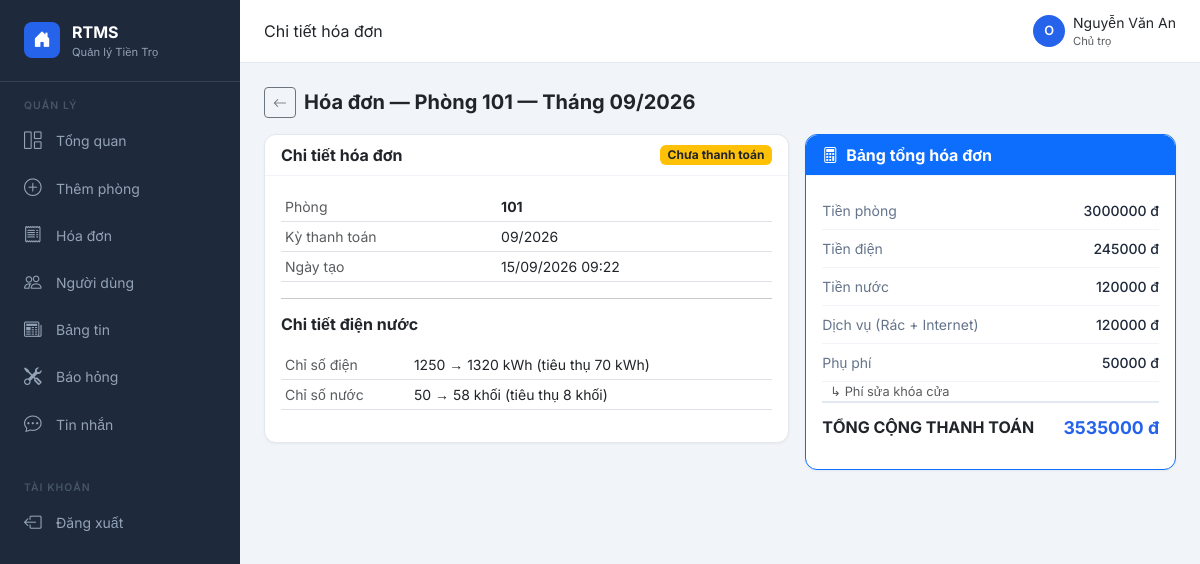
Screenshot of /invoices/2/ (signed in) with the database file from the repository.
### rooms/models.py (models this page shows, shortened)
class Invoice(models.Model):
    room = models.ForeignKey(
        Room, on_delete=models.CASCADE,
        related_name='invoices',
        verbose_name='Phòng'
    )
    billing_month = models.DateField(verbose_name='Kỳ thanh toán (tháng)')
    old_electricity = models.DecimalField(
        max_digits=12, decimal_places=2,
        verbose_name='Chỉ số điện cũ (kWh)'
    )
    new_electricity = models.DecimalField(
        max_digits=12, decimal_places=2,
        verbose_name='Chỉ số điện mới (kWh)'
    )
    old_water = models.DecimalField(
        max_digits=12, decimal_places=2,
        verbose_name='Chỉ số nước cũ (khối)'
    )
    new_water = models.DecimalField(
        max_digits=12, decimal_places=2,
        verbose_name='Chỉ số nước mới (khối)'
    )
    base_rent = models.DecimalField(max_digits=12, decimal_places=2, verbose_name='Tiền phòng')
    electricity_price = models.DecimalField(max_digits=12, decimal_places=2, verbose_name='Đơn giá điện')
    water_price = models.DecimalField(max_digits=12, decimal_places=2, verbose_name='Đơn giá nước')
    trash_price = models.DecimalField(max_digits=12, decimal_places=2, verbose_name='Phí rác')
    internet_price = models.DecimalField(max_digits=12, decimal_places=2, verbose_name='Phí internet')
    extra_fee = models.DecimalField(
        max_digits=12, decimal_places=2,
        default=0,
        verbose_name='Phụ phí'
    )
    extra_fee_reason = models.TextField(blank=True, verbose_name='Lý do phụ phí')
    total_amount = models.DecimalField(
        max_digits=14, decimal_places=0,
        verbose_name='Tổng cộng thanh toán (đ)'
    )
    status = models.CharField(
        max_length=10,
        choices=INVOICE_STATUS_CHOICES,
        default='nhap',
        verbose_name='Trạng thái'
    )
    created_at = models.DateTimeField(auto_now_add=True)
    updated_at = models.DateTimeField(auto_now=True)
    def get_electricity_cost(self):
        return (self.new_electricity - self.old_electricity) * self.electricity_price
    def get_water_cost(self):
        return (self.new_water - self.old_water) * self.water_price
    def get_service_cost(self):
        return self.trash_price + self.internet_price
    class Meta:
        verbose_name = 'Hóa đơn'
        verbose_name_plural = 'Danh sách hóa đơn'
        unique_together = [('room', 'billing_month')]
        ordering = ['-billing_month']

class Room(models.Model):
    name = models.CharField(
        max_length=10,
        unique=True,
        verbose_name='Tên phòng',
        validators=[RegexValidator(r'^\d+$', 'Tên phòng chỉ được chứa số')]
    )
    floor = models.IntegerField(
        verbose_name='Tầng',
        validators=[MinValueValidator(0)]
    )
    area = models.DecimalField(
        max_digits=12, decimal_places=2,
        verbose_name='Diện tích (m²)'
    )
    max_occupancy = models.IntegerField(
        default=1,
        validators=[MinValueValidator(1)],
        verbose_name='Số người tối đa'
    )
    amenities = models.TextField(
        blank=True, default='[]',
        verbose_name='Tiện nghi'
    )
    base_rent = models.DecimalField(
        max_digits=12, decimal_places=2,
        validators=[MinValueValidator(0)],
        verbose_name='Giá thuê (đ/tháng)'
    )
    electricity_price = models.DecimalField(
        max_digits=12, decimal_places=2,
        validators=[MinValueValidator(0)],
        verbose_name='Đơn giá điện (đ/kWh)'
    )
    water_price = models.DecimalField(
        max_digits=12, decimal_places=2,
        validators=[MinValueValidator(0)],
        verbose_name='Đơn giá nước (đ/m³)'
    )
    trash_price = models.DecimalField(
        max_digits=12, decimal_places=2,
        validators=[MinValueValidator(0)],
        verbose_name='Phí rác (đ/tháng)'
    )
    internet_price = models.DecimalField(
        max_digits=12, decimal_places=2,
        validators=[MinValueValidator(0)],
        verbose_name='Phí internet (đ/tháng)'
    )
    current_electricity = models.DecimalField(
        max_digits=12, decimal_places=2,
        null=True, blank=True, default=0,
        verbose_name='Chỉ số điện hiện tại (kWh)'
    )
    current_water = models.DecimalField(
        max_digits=12, decimal_places=2,
        null=True, blank=True, default=0,
        verbose_name='Chỉ số nước hiện tại (khối)'
    )
    status = models.CharField(
        max_length=20,
        choices=ROOM_STATUS_CHOICES,
        default='trong',
        verbose_name='Trạng thái'
    )
    owner = models.ForeignKey(
        User, on_delete=models.CASCADE,
        related_name='rooms',
        verbose_name='Chủ trọ'
    )
    created_at = models.DateTimeField(auto_now_add=True)
    updated_at = models.DateTimeField(auto_now=True)
    class Meta:
        verbose_name = 'Phòng trọ'
        verbose_name_plural = 'Danh sách phòng'
        ordering = ['name']

### rooms/views.py (the view)
# urls.py: path('invoices/<int:invoice_id>/', views.invoice_detail, name='invoice_detail'),
@login_required
def invoice_detail(request, invoice_id):
    rooms = Room.objects.filter(owner=request.user)
    invoice = get_object_or_404(Invoice, id=invoice_id, room__in=rooms)
    context = {'invoice': invoice}
    return render(request, 'rooms/invoice_detail.html', context)

### accounts/models.py (called while the page is built)
    def is_owner(self):
        return self.role == 'owner'

### rooms/templatetags/room_tags.py (called while the page is built)
@register.filter
def subtract(value, arg):
    try:
        return Decimal(str(value)) - Decimal(str(arg))
    except Exception:
        return 0

### templates/rooms/invoice_detail.html (shortened to what this page needs)
{% extends 'base.html' %}
{% load room_tags %}
{% block page_title %}Chi tiết hóa đơn{% endblock %}
{% block content %}
<div class="d-flex align-items-center gap-2 mb-3">
    <a href="{% url 'invoice_list' %}" class="btn btn-sm btn-outline-secondary">
        <i class="bi bi-arrow-left"></i>
    </a>
    <h5 class="mb-0 fw-bold">
        Hóa đơn — Phòng {{ invoice.room.name }} — Tháng {{ invoice.billing_month|date:"m/Y" }}
    </h5>
</div>
<div class="row g-3">
    <div class="col-md-7">
        <div class="card">
            <div class="card-header d-flex justify-content-between align-items-center">
                <span class="fw-bold">Chi tiết hóa đơn</span>
                {% if invoice.status == 'nhap' %}
                <span class="badge bg-secondary">Nháp</span>
                {% elif invoice.status == 'chua_tt' %}
                <span class="badge bg-warning text-dark">Chưa thanh toán</span>
                {% endif %}
            </div>
            <div class="card-body">
                <table class="table table-sm" style="font-size:0.875rem">
                    <tr><td class="text-muted">Phòng</td><td class="fw-bold">{{ invoice.room.name }}</td></tr>
                    <tr><td class="text-muted">Kỳ thanh toán</td><td>{{ invoice.billing_month|date:"m/Y" }}</td></tr>
                    <tr><td class="text-muted">Ngày tạo</td><td>{{ invoice.created_at|date:"d/m/Y H:i" }}</td></tr>
                </table>
                <hr>
                <h6 class="fw-bold mb-3">Chi tiết điện nước</h6>
                <table class="table table-sm" style="font-size:0.875rem">
                    <tr>
                        <td class="text-muted">Chỉ số điện</td>
                        <td>{{ invoice.old_electricity|floatformat:0 }} → {{ invoice.new_electricity|floatformat:0 }} kWh
                        (tiêu thụ {{ invoice.new_electricity|subtract:invoice.old_electricity|floatformat:0 }} kWh)</td>
                    </tr>
                    <tr>
                        <td class="text-muted">Chỉ số nước</td>
                        <td>{{ invoice.old_water|floatformat:0 }} → {{ invoice.new_water|floatformat:0 }} khối
                        (tiêu thụ {{ invoice.new_water|subtract:invoice.old_water|floatformat:0 }} khối)</td>
                    </tr>
                </table>
            </div>
        </div>
    </div>
    <div class="col-md-5">
        <div class="card border-primary">
            <div class="card-header bg-primary text-white fw-bold">
                <i class="bi bi-calculator me-2"></i>Bảng tổng hóa đơn
            </div>
            <div class="card-body">
                <div class="invoice-summary-row">
                    <span class="label">Tiền phòng</span>
                    <span class="amount">{{ invoice.base_rent|floatformat:0 }} đ</span>
                </div>
                <div class="invoice-summary-row">
                    <span class="label">Tiền điện</span>
                    <span class="amount">{{ invoice.get_electricity_cost|floatformat:0 }} đ</span>
                </div>
                <div class="invoice-summary-row">
                    <span class="label">Tiền nước</span>
                    <span class="amount">{{ invoice.get_water_cost|floatformat:0 }} đ</span>
                </div>
                <div class="invoice-summary-row">
                    <span class="label">Dịch vụ (Rác + Internet)</span>
                    <span class="amount">{{ invoice.get_service_cost|floatformat:0 }} đ</span>
                </div>
                <div class="invoice-summary-row">
                    <span class="label">Phụ phí</span>
                    <span class="amount">{{ invoice.extra_fee|floatformat:0 }} đ</span>
                </div>
                {% if invoice.extra_fee_reason %}
                <div class="text-muted small ps-2" style="font-size:0.8rem">↳ {{ invoice.extra_fee_reason }}</div>
                {% endif %}
                <div class="invoice-total-row">
                    <span>TỔNG CỘNG THANH TOÁN</span>
                    <span class="total-amount">{{ invoice.total_amount|floatformat:0 }} đ</span>
                </div>
            </div>
        </div>
    </div>
</div>
{% endblock %}

### templates/base.html (shortened to what this page needs)
<!DOCTYPE html>
<html lang="vi">
<head>
    <link href="https://cdn.jsdelivr.net/npm/bootstrap@5.3.0/dist/css/bootstrap.min.css" rel="stylesheet">
    <link href="https://cdn.jsdelivr.net/npm/bootstrap-icons@1.11.0/font/bootstrap-icons.css" rel="stylesheet">
</head>
<body>
    {% if user.is_authenticated %}
    <nav class="sidebar">
        <div class="sidebar-brand">
            <div class="brand-icon"><i class="bi bi-house-door-fill"></i></div>
            <div>
                <div class="brand-name">RTMS</div>
                <div class="brand-sub">Quản lý Tiền Trọ</div>
            </div>
        </div>
        <div class="sidebar-section-title">Quản lý</div>
        <ul class="nav flex-column">
            {% if user.profile.is_owner %}
                <li class="nav-item">
                    <a href="{% url 'dashboard' %}"
                        class="nav-link {% if request.resolver_match.url_name == 'dashboard' %}active{% endif %}">
                        <i class="bi bi-grid-1x2"></i> Tổng quan
                    </a>
                </li>
                <li class="nav-item">
                    <a href="{% url 'room_create' %}"
                        class="nav-link {% if request.resolver_match.url_name == 'room_create' %}active{% endif %}">
                        <i class="bi bi-plus-circle"></i> Thêm phòng
                    </a>
                </li>
                <li class="nav-item">
                    <a href="{% url 'invoice_list' %}"
                        class="nav-link {% if request.resolver_match.url_name == 'invoice_list' %}active{% endif %}">
                        <i class="bi bi-receipt"></i> Hóa đơn
                    </a>
                </li>
                <li class="nav-item">
                    <a href="{% url 'user_list' %}"
                        class="nav-link {% if request.resolver_match.url_name == 'user_list' %}active{% endif %}">
                        <i class="bi bi-people"></i> Người dùng
                    </a>
                </li>
            {% endif %}
            <li class="nav-item">
                <a href="{% url 'post_list' %}"
                    class="nav-link {% if request.resolver_match.url_name == 'post_list' %}active{% endif %}">
                    <i class="bi bi-newspaper"></i> Bảng tin
                </a>
            </li>
            <li class="nav-item">
                <a href="{% url 'maintenance_list' %}"
                    class="nav-link {% if request.resolver_match.url_name == 'maintenance_list' %}active{% endif %}">
                    <i class="bi bi-tools"></i> Báo hỏng
                </a>
            </li>
            <li class="nav-item">
                <a href="{% url 'chat_view' %}"
                    class="nav-link {% if request.resolver_match.url_name == 'chat_view' %}active{% endif %}">
                    <i class="bi bi-chat-dots"></i> Tin nhắn
                </a>
            </li>
        </ul>
        <div class="sidebar-section-title mt-3">Tài khoản</div>
        <ul class="nav flex-column">
            <li class="nav-item">
                <a href="{% url 'logout' %}" class="nav-link">
                    <i class="bi bi-box-arrow-left"></i> Đăng xuất
                </a>
            </li>
        </ul>
    </nav>
    <div class="main-content">
        <div class="top-bar">
            <div>
                <span class="fw-600 text-dark">{% block page_title %}Tổng quan{% endblock %}</span>
            </div>
            <div class="d-flex align-items-center gap-2">
                <div class="user-avatar">{{ user.username|first|upper }}</div>
                <div>
                    <div class="fw-500 small">{{ user.get_full_name|default:user.username }}</div>
                    <div class="text-muted" style="font-size:0.7rem">
                        {% if user.profile.is_owner %}
                            Chủ trọ
                        {% else %}
                            Người thuê
                        {% endif %}
                    </div>
                </div>
            </div>
        </div>
        <div class="page-content">
    {% else %}
    <div class="container mt-5">
    {% endif %}
        {% block content %}{% endblock %}
    {% if user.is_authenticated %}
        </div>
    </div>
    {% else %}
    </div>
    {% endif %}
</body>
</html>

### templates/base.html (style rules this page uses)
:root { --sidebar-width: 240px; --primary: #2563eb; --primary-dark: #1d4ed8; --sidebar-bg: #1e293b; --sidebar-text: #94a3b8; --sidebar-active: #2563eb; }
* { font-family: 'Inter', sans-serif; }
body { background: #f1f5f9; }
.sidebar { width: var(--sidebar-width); background: var(--sidebar-bg); min-height: 100vh; position: fixed; left: 0; top: 0; z-index: 100; padding-top: 0; }
.sidebar-brand { padding: 1.25rem 1.5rem; border-bottom: 1px solid #334155; display: flex; align-items: center; gap: 0.75rem; }
.sidebar-brand .brand-icon { width: 36px; height: 36px; background: var(--primary); border-radius: 8px; display: flex; align-items: center; justify-content: center; color: white; font-size: 1.1rem; }
.sidebar-brand .brand-name { color: white; font-weight: 700; font-size: 1rem; }
.sidebar-brand .brand-sub { color: var(--sidebar-text); font-size: 0.7rem; }
.sidebar .nav-link { color: var(--sidebar-text); padding: 0.65rem 1.5rem; display: flex; align-items: center; gap: 0.75rem; border-radius: 0; transition: all 0.2s; font-size: 0.875rem; }
.sidebar .nav-link i { font-size: 1.1rem; width: 20px; }
.sidebar-section-title { padding: 1rem 1.5rem 0.25rem; color: #475569; font-size: 0.65rem; text-transform: uppercase; letter-spacing: 0.1em; font-weight: 600; }
.main-content { margin-left: var(--sidebar-width); min-height: 100vh; }
.top-bar { background: white; border-bottom: 1px solid #e2e8f0; padding: 0.75rem 1.5rem; display: flex; align-items: center; justify-content: space-between; }
.page-content { padding: 1.5rem; }
.card { border: 1px solid #e2e8f0; border-radius: 12px; box-shadow: 0 1px 3px rgba(0, 0, 0, 0.05); }
.card-header { background: white; border-bottom: 1px solid #f1f5f9; border-radius: 12px 12px 0 0 !important; }
.invoice-summary-row { display: flex; justify-content: space-between; padding: 0.5rem 0; border-bottom: 1px solid #f1f5f9; font-size: 0.875rem; }
.invoice-summary-row .label { color: #64748b; }
.invoice-summary-row .amount { font-weight: 500; color: #1e293b; }
.invoice-total-row { display: flex; justify-content: space-between; padding: 0.75rem 0; border-top: 2px solid #e2e8f0; font-weight: 700; font-size: 1rem; }
.invoice-total-row .total-amount { color: var(--primary); font-size: 1.1rem; }
.user-avatar { width: 32px; height: 32px; border-radius: 50%; background: var(--primary); color: white; display: flex; align-items: center; justify-content: center; font-size: 0.8rem; font-weight: 600; }

### rows the page displays
Invoice: room.name "101", billing_month "09/2026", created_at "15/09/2026 09:22", old_electricity "1250", new_electricity "1320", new_electricity|subtract "70", old_water "50", new_water "58", new_water|subtract "8", base_rent "3000000", get_electricity_cost "245000", get_water_cost "120000", get_service_cost "120000", extra_fee "50000", extra_fee_reason "Phí sửa khóa cửa", total_amount "3535000"

### other values shown
{{ user.username|first|upper }} "O"
{{ user.get_full_name|default:user.username }} "Nguyễn Văn An"
